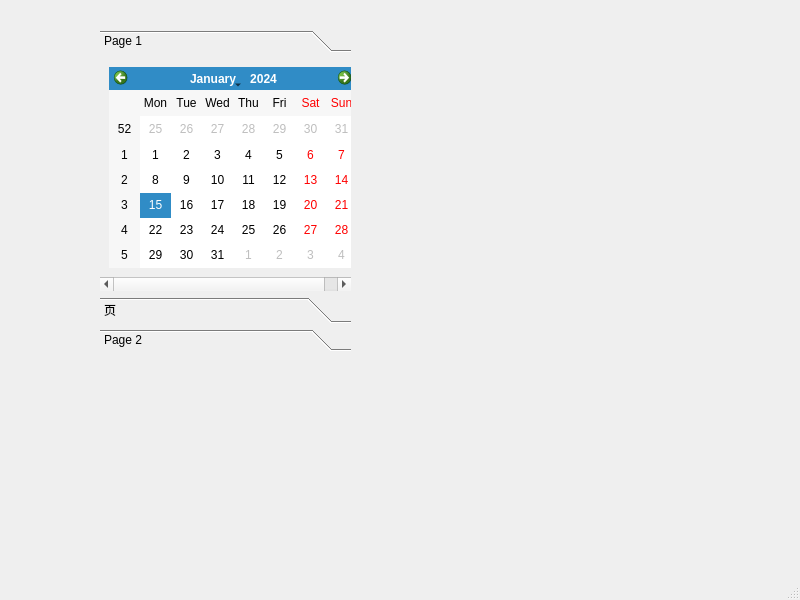
<?xml version="1.0" encoding="UTF-8"?>
<ui version="4.0">
 <class>MainWindow</class>
 <widget class="QMainWindow" name="MainWindow">
  <property name="geometry">
   <rect>
    <x>0</x>
    <y>0</y>
    <width>800</width>
    <height>600</height>
   </rect>
  </property>
  <property name="windowTitle">
   <string>MainWindow</string>
  </property>
  <widget class="QWidget" name="centralwidget">
   <widget class="QToolBox" name="toolBox">
    <property name="geometry">
     <rect>
      <x>100</x>
      <y>30</y>
      <width>251</width>
      <height>321</height>
     </rect>
    </property>
    <property name="currentIndex">
     <number>0</number>
    </property>
    <widget class="QWidget" name="the_1">
     <property name="geometry">
      <rect>
       <x>0</x>
       <y>0</y>
       <width>474</width>
       <height>209</height>
      </rect>
     </property>
     <attribute name="label">
      <string>Page 1</string>
     </attribute>
     <layout class="QVBoxLayout" name="verticalLayout_2">
      <item>
       <widget class="QCalendarWidget" name="calendarWidget"/>
      </item>
     </layout>
    </widget>
    <widget class="QWidget" name="add">
     <attribute name="label">
      <string>页</string>
     </attribute>
    </widget>
    <widget class="QWidget" name="the_2">
     <property name="geometry">
      <rect>
       <x>0</x>
       <y>0</y>
       <width>251</width>
       <height>223</height>
      </rect>
     </property>
     <attribute name="label">
      <string>Page 2</string>
     </attribute>
     <layout class="QVBoxLayout" name="verticalLayout">
      <item>
       <widget class="QProgressBar" name="progressBar">
        <property name="value">
         <number>24</number>
        </property>
       </widget>
      </item>
      <item>
       <widget class="QLCDNumber" name="lcdNumber"/>
      </item>
     </layout>
    </widget>
   </widget>
  </widget>
  <widget class="QMenuBar" name="menubar">
   <property name="geometry">
    <rect>
     <x>0</x>
     <y>0</y>
     <width>800</width>
     <height>27</height>
    </rect>
   </property>
  </widget>
  <widget class="QStatusBar" name="statusbar"/>
 </widget>
 <resources/>
 <connections/>
</ui>
